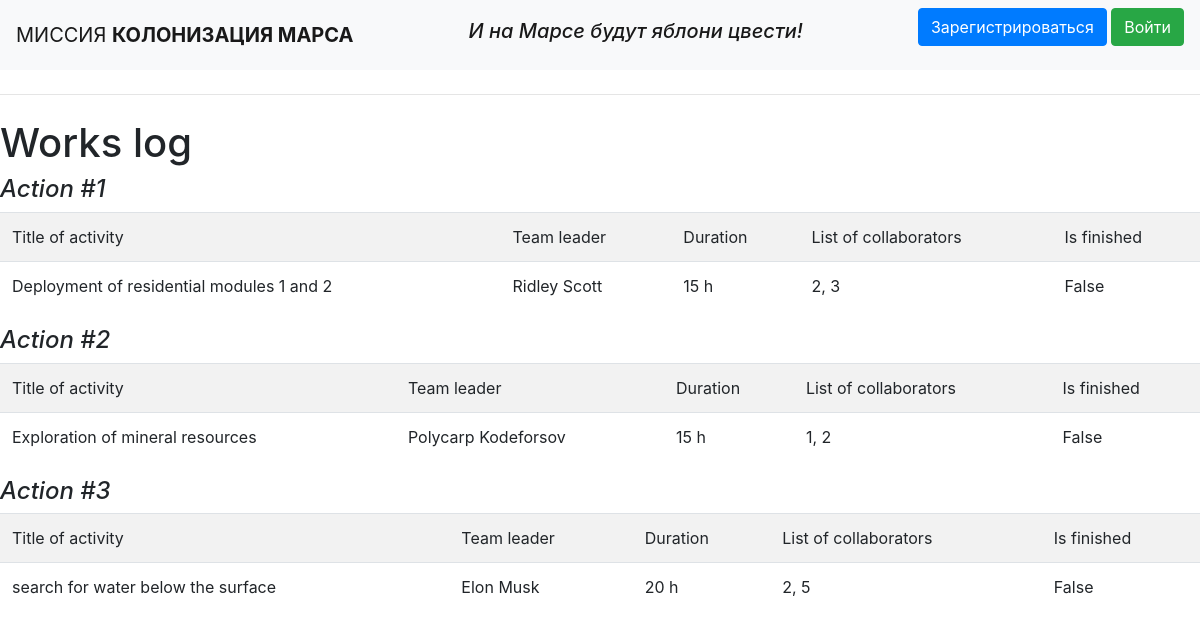
Before: / with the older database file.
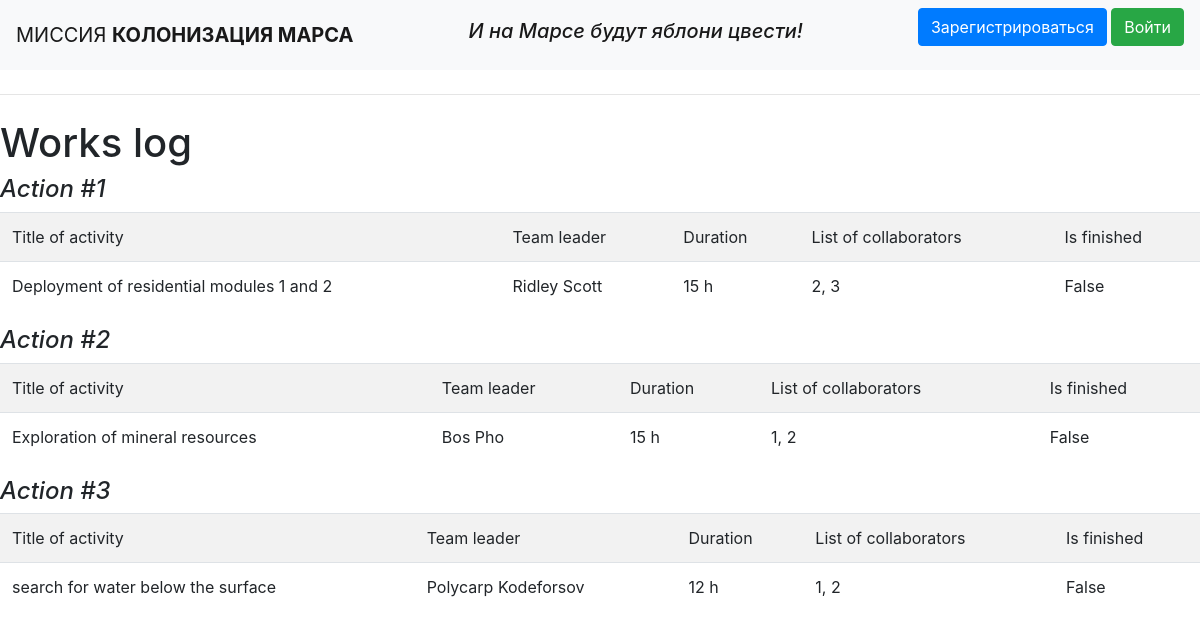
After: the same page with the newer database file.
### data/jobs.py (models this page shows)
class Jobs(SqlAlchemyBase):
    __tablename__ = 'jobs'
    id = sqlalchemy.Column(sqlalchemy.Integer, primary_key=True, autoincrement=True)
    team_leader = sqlalchemy.Column(sqlalchemy.Integer)
    job = sqlalchemy.Column(sqlalchemy.String)
    work_size = sqlalchemy.Column(sqlalchemy.Integer)
    collaborators = sqlalchemy.Column(sqlalchemy.String)
    start_date = sqlalchemy.Column(sqlalchemy.DateTime, default=datetime.datetime.now)
    end_date = sqlalchemy.Column(sqlalchemy.DateTime)
    is_finished = sqlalchemy.Column(sqlalchemy.Boolean)

### data/users.py (models this page shows, shortened)
class User(SqlAlchemyBase, UserMixin):
    __tablename__ = 'users'
    id = sqlalchemy.Column(sqlalchemy.Integer, primary_key=True, autoincrement=True)
    surname = sqlalchemy.Column(sqlalchemy.String)
    name = sqlalchemy.Column(sqlalchemy.String)
    age = sqlalchemy.Column(sqlalchemy.Integer)
    position = sqlalchemy.Column(sqlalchemy.String)
    speciality = sqlalchemy.Column(sqlalchemy.String)
    address = sqlalchemy.Column(sqlalchemy.String)
    email = sqlalchemy.Column(sqlalchemy.String, unique=True)
    hashed_password = sqlalchemy.Column(sqlalchemy.String)
    modified_date = sqlalchemy.Column(sqlalchemy.DateTime, default=datetime.datetime.now)

### main.py (the view)
@app.route("/")
def index():
    db_sess = db_session.create_session()
    return render_template("index.html", jobs=db_sess.query(Jobs), users=db_sess.query(User))

### data/db_session.py (called while the page is built)
def create_session() -> Session:
    global __factory
    return __factory()

### templates/index.html (shortened to what this page needs)
{% extends "base.html" %}
{% block content %}
<h1>Works log</h1>
{% for job in jobs%}
<h4><i>Action #{{job.id}}</i></h4>
<table class="table table-striped">
    <tr>
        <td>Title of activity</td>
        <td>Team leader</td>
        <td>Duration</td>
        <td>List of collaborators</td>
        <td>Is finished</td>
    </tr>
    <tr>
        <td>{{job.job}}</td>
        <td>{{users[job.team_leader - 1].name}} {{users[job.team_leader - 1].surname}}</td>
        <td>{{job.work_size}} h</td>
        <td>{{job.collaborators}}</td>
        <td>{{job.is_finished}}</td>
    </tr>
</table>
{% endfor %}
{% endblock %}

### templates/base.html (shortened to what this page needs)
<!DOCTYPE html>
<html lang="en">
<head>
    <link rel="stylesheet"
          href="https://stackpath.bootstrapcdn.com/bootstrap/4.4.1/css/bootstrap.min.css"
>
</head>
<body>
<header>
    <nav class="navbar navbar-light bg-light">
        <a class="navbar-brand" href="#">МИССИЯ <b>КОЛОНИЗАЦИЯ МАРСА</b></a>
        <h4><i><a class="navbar-brand" href="#">И на Марсе будут яблони цвести!</a></i></h4>
        {% if current_user.is_authenticated %}
        <a class="navbar-brand" href="/logout">{{ current_user.surname }} {{ current_user.name }}</a>
        {% else %}
        <p>
            <a class="btn btn-primary " href="/register">Зарегистрироваться</a>
            <a class="btn btn-success" href="/login">Войти</a>
        </p>
        {% endif %}
    </nav>
</header>
</body>
<hr class="my-4">
{% block content %}{% endblock %}
</html>

Changed rows visible on the page:
changed Jobs "Exploration of mineral resources": team_leader.name "Polycarp" → "Bos"; team_leader.surname "Kodeforsov" → "Pho"
changed Jobs "search for water below the surface": team_leader.name "Elon" → "Polycarp"; team_leader.surname "Musk" → "Kodeforsov"; work_size "20" → "12"; collaborators "2, 5" → "1, 2"
